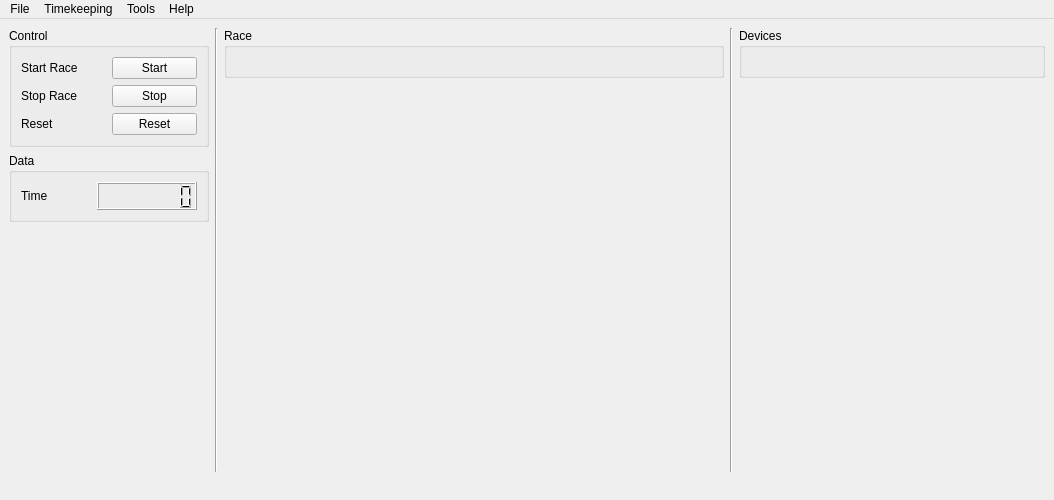
<?xml version="1.0" encoding="UTF-8"?>
<ui version="4.0">
 <class>Controller</class>
 <widget class="QMainWindow" name="Controller">
  <property name="geometry">
   <rect>
    <x>0</x>
    <y>0</y>
    <width>1054</width>
    <height>500</height>
   </rect>
  </property>
  <property name="minimumSize">
   <size>
    <width>0</width>
    <height>0</height>
   </size>
  </property>
  <property name="windowTitle">
   <string>Controller</string>
  </property>
  <widget class="QWidget" name="widget">
   <layout class="QHBoxLayout" name="horizontalLayout">
    <item>
     <layout class="QVBoxLayout" name="verticalLayout">
      <item>
       <widget class="QGroupBox" name="controlBox">
        <property name="minimumSize">
         <size>
          <width>200</width>
          <height>0</height>
         </size>
        </property>
        <property name="title">
         <string>Control</string>
        </property>
        <layout class="QVBoxLayout" name="verticalLayout_2">
         <item>
          <layout class="QHBoxLayout" name="horizontalLayout_11">
           <item>
            <widget class="QLabel" name="label_19">
             <property name="text">
              <string>Start Race</string>
             </property>
            </widget>
           </item>
           <item>
            <widget class="QPushButton" name="RaceStr">
             <property name="text">
              <string>Start</string>
             </property>
            </widget>
           </item>
          </layout>
         </item>
         <item>
          <layout class="QHBoxLayout" name="horizontalLayout_2">
           <item>
            <widget class="QLabel" name="label_17">
             <property name="text">
              <string>Stop Race</string>
             </property>
            </widget>
           </item>
           <item>
            <widget class="QPushButton" name="RaceStp">
             <property name="text">
              <string>Stop</string>
             </property>
            </widget>
           </item>
          </layout>
         </item>
         <item>
          <layout class="QHBoxLayout" name="horizontalLayout_3">
           <property name="bottomMargin">
            <number>0</number>
           </property>
           <item>
            <widget class="QLabel" name="label">
             <property name="text">
              <string>Reset</string>
             </property>
            </widget>
           </item>
           <item>
            <widget class="QPushButton" name="RaceRes">
             <property name="text">
              <string>Reset</string>
             </property>
            </widget>
           </item>
          </layout>
         </item>
        </layout>
       </widget>
      </item>
      <item>
       <widget class="QGroupBox" name="dataBox">
        <property name="title">
         <string>Data</string>
        </property>
        <layout class="QVBoxLayout" name="verticalLayout_3">
         <item>
          <layout class="QHBoxLayout" name="horizontalLayout_4">
           <property name="bottomMargin">
            <number>0</number>
           </property>
           <item>
            <widget class="QLabel" name="label_2">
             <property name="text">
              <string>Time</string>
             </property>
            </widget>
           </item>
           <item>
            <layout class="QVBoxLayout" name="verticalLayout_8">
             <item>
              <widget class="QLCDNumber" name="RaceTime">
               <property name="minimumSize">
                <size>
                 <width>100</width>
                 <height>28</height>
                </size>
               </property>
               <property name="maximumSize">
                <size>
                 <width>16777215</width>
                 <height>28</height>
                </size>
               </property>
               <property name="font">
                <font>
                 <pointsize>11</pointsize>
                 <weight>75</weight>
                 <italic>false</italic>
                 <bold>true</bold>
                </font>
               </property>
               <property name="frameShape">
                <enum>QFrame::Box</enum>
               </property>
               <property name="lineWidth">
                <number>1</number>
               </property>
               <property name="smallDecimalPoint">
                <bool>false</bool>
               </property>
               <property name="digitCount">
                <number>7</number>
               </property>
              </widget>
             </item>
            </layout>
           </item>
          </layout>
         </item>
        </layout>
       </widget>
      </item>
      <item>
       <spacer name="spacer1">
        <property name="orientation">
         <enum>Qt::Vertical</enum>
        </property>
        <property name="sizeHint" stdset="0">
         <size>
          <width>20</width>
          <height>40</height>
         </size>
        </property>
       </spacer>
      </item>
     </layout>
    </item>
    <item>
     <widget class="Line" name="line_10">
      <property name="orientation">
       <enum>Qt::Vertical</enum>
      </property>
     </widget>
    </item>
    <item>
     <layout class="QVBoxLayout" name="verticalLayout_4">
      <item>
       <widget class="QGroupBox" name="raceBox">
        <property name="minimumSize">
         <size>
          <width>500</width>
          <height>50</height>
         </size>
        </property>
        <property name="layoutDirection">
         <enum>Qt::LeftToRight</enum>
        </property>
        <property name="title">
         <string>Race</string>
        </property>
        <property name="flat">
         <bool>false</bool>
        </property>
        <layout class="QVBoxLayout" name="raceBoxLayout"/>
       </widget>
      </item>
      <item>
       <spacer name="spacer2">
        <property name="orientation">
         <enum>Qt::Vertical</enum>
        </property>
        <property name="sizeHint" stdset="0">
         <size>
          <width>20</width>
          <height>40</height>
         </size>
        </property>
       </spacer>
      </item>
      <item>
       <spacer name="horizontalSpacer">
        <property name="orientation">
         <enum>Qt::Horizontal</enum>
        </property>
        <property name="sizeHint" stdset="0">
         <size>
          <width>0</width>
          <height>0</height>
         </size>
        </property>
       </spacer>
      </item>
     </layout>
    </item>
    <item>
     <widget class="Line" name="line_11">
      <property name="orientation">
       <enum>Qt::Vertical</enum>
      </property>
     </widget>
    </item>
    <item>
     <layout class="QVBoxLayout" name="verticalLayout_5">
      <item>
       <widget class="QGroupBox" name="deviceBox">
        <property name="minimumSize">
         <size>
          <width>300</width>
          <height>50</height>
         </size>
        </property>
        <property name="title">
         <string>Devices</string>
        </property>
        <layout class="QVBoxLayout" name="deviceBoxLayout"/>
       </widget>
      </item>
      <item>
       <spacer name="spacer3">
        <property name="orientation">
         <enum>Qt::Vertical</enum>
        </property>
        <property name="sizeHint" stdset="0">
         <size>
          <width>20</width>
          <height>40</height>
         </size>
        </property>
       </spacer>
      </item>
      <item>
       <spacer name="horizontalSpacer_2">
        <property name="orientation">
         <enum>Qt::Horizontal</enum>
        </property>
        <property name="sizeHint" stdset="0">
         <size>
          <width>0</width>
          <height>0</height>
         </size>
        </property>
       </spacer>
      </item>
     </layout>
    </item>
   </layout>
  </widget>
  <widget class="QMenuBar" name="menubar">
   <property name="geometry">
    <rect>
     <x>0</x>
     <y>0</y>
     <width>1054</width>
     <height>24</height>
    </rect>
   </property>
   <widget class="QMenu" name="menuFile">
    <property name="title">
     <string>File</string>
    </property>
    <widget class="QMenu" name="menuDevices">
     <property name="title">
      <string>Devices</string>
     </property>
     <addaction name="actionUpdtDevs"/>
     <addaction name="actionLoadDevs"/>
    </widget>
    <widget class="QMenu" name="menuRaces">
     <property name="title">
      <string>Athletes</string>
     </property>
     <addaction name="actionUpdtAths"/>
     <addaction name="actionLoadAths"/>
    </widget>
    <addaction name="menuDevices"/>
    <addaction name="menuRaces"/>
    <addaction name="separator"/>
    <addaction name="actionExtDialg"/>
   </widget>
   <widget class="QMenu" name="menuHelp">
    <property name="title">
     <string>Help</string>
    </property>
    <addaction name="actionAbtDialg"/>
   </widget>
   <widget class="QMenu" name="menuTools">
    <property name="title">
     <string>Tools</string>
    </property>
    <addaction name="actionSettings"/>
   </widget>
   <widget class="QMenu" name="menuTimekeeping">
    <property name="title">
     <string>Timekeeping</string>
    </property>
    <addaction name="actionSavDialg"/>
   </widget>
   <addaction name="menuFile"/>
   <addaction name="menuTimekeeping"/>
   <addaction name="menuTools"/>
   <addaction name="menuHelp"/>
  </widget>
  <widget class="QStatusBar" name="statusbar">
   <property name="layoutDirection">
    <enum>Qt::LeftToRight</enum>
   </property>
   <property name="autoFillBackground">
    <bool>false</bool>
   </property>
   <property name="sizeGripEnabled">
    <bool>false</bool>
   </property>
  </widget>
  <action name="actionAbtDialg">
   <property name="text">
    <string>About</string>
   </property>
  </action>
  <action name="actionSettings">
   <property name="text">
    <string>Settings</string>
   </property>
   <property name="shortcut">
    <string>Ctrl+S</string>
   </property>
  </action>
  <action name="actionUpdtDevs">
   <property name="text">
    <string>New</string>
   </property>
   <property name="shortcut">
    <string>Ctrl+A</string>
   </property>
  </action>
  <action name="actionLoadDevs">
   <property name="text">
    <string>Load</string>
   </property>
   <property name="shortcut">
    <string>Ctrl+B</string>
   </property>
  </action>
  <action name="actionUpdtAths">
   <property name="text">
    <string>New</string>
   </property>
   <property name="shortcut">
    <string>Ctrl+C</string>
   </property>
  </action>
  <action name="actionLoadAths">
   <property name="text">
    <string>Load</string>
   </property>
   <property name="shortcut">
    <string>Ctrl+D</string>
   </property>
  </action>
  <action name="actionExtDialg">
   <property name="text">
    <string>Exit</string>
   </property>
   <property name="shortcut">
    <string>Ctrl+E</string>
   </property>
  </action>
  <action name="actionSavDialg">
   <property name="text">
    <string>Save</string>
   </property>
   <property name="shortcut">
    <string>Ctrl+F</string>
   </property>
  </action>
 </widget>
 <resources/>
 <connections/>
</ui>
